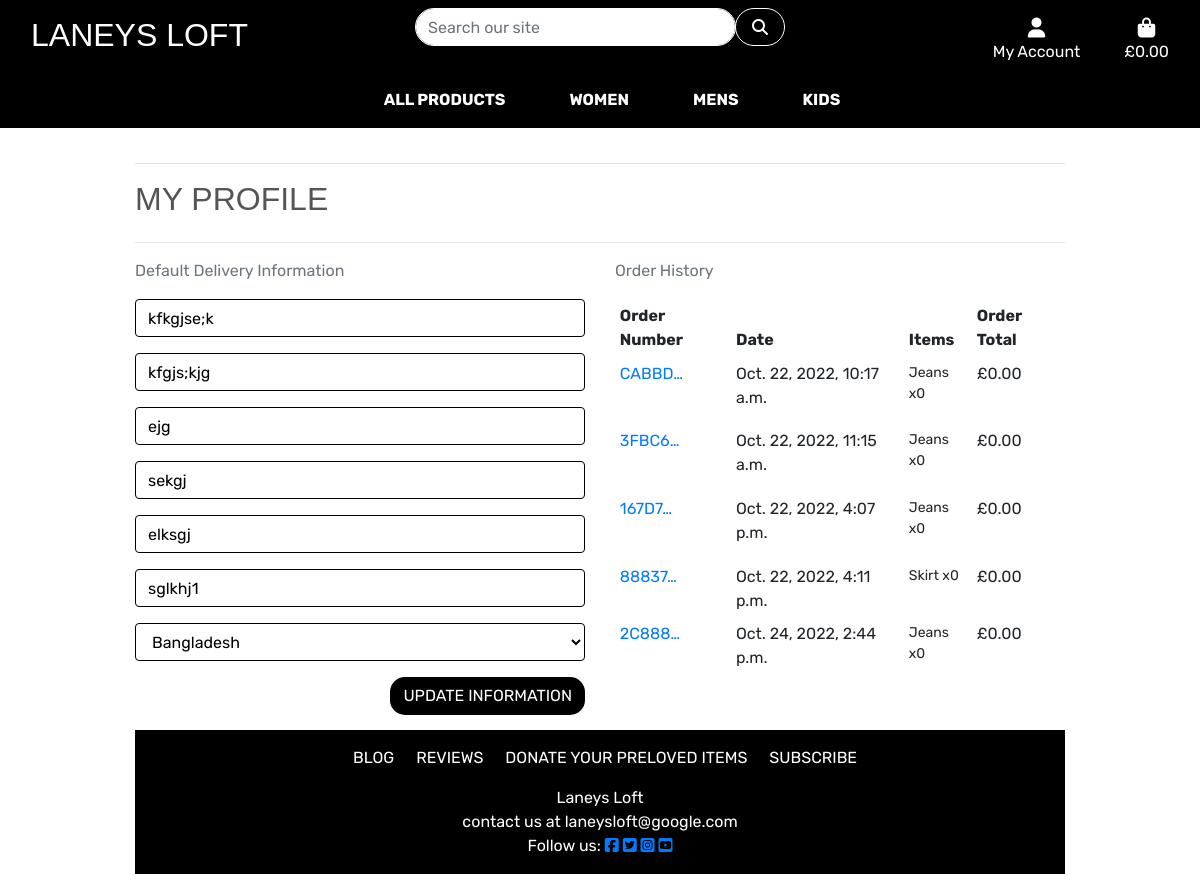
Before: /profiles/ (signed in) with the older database file.
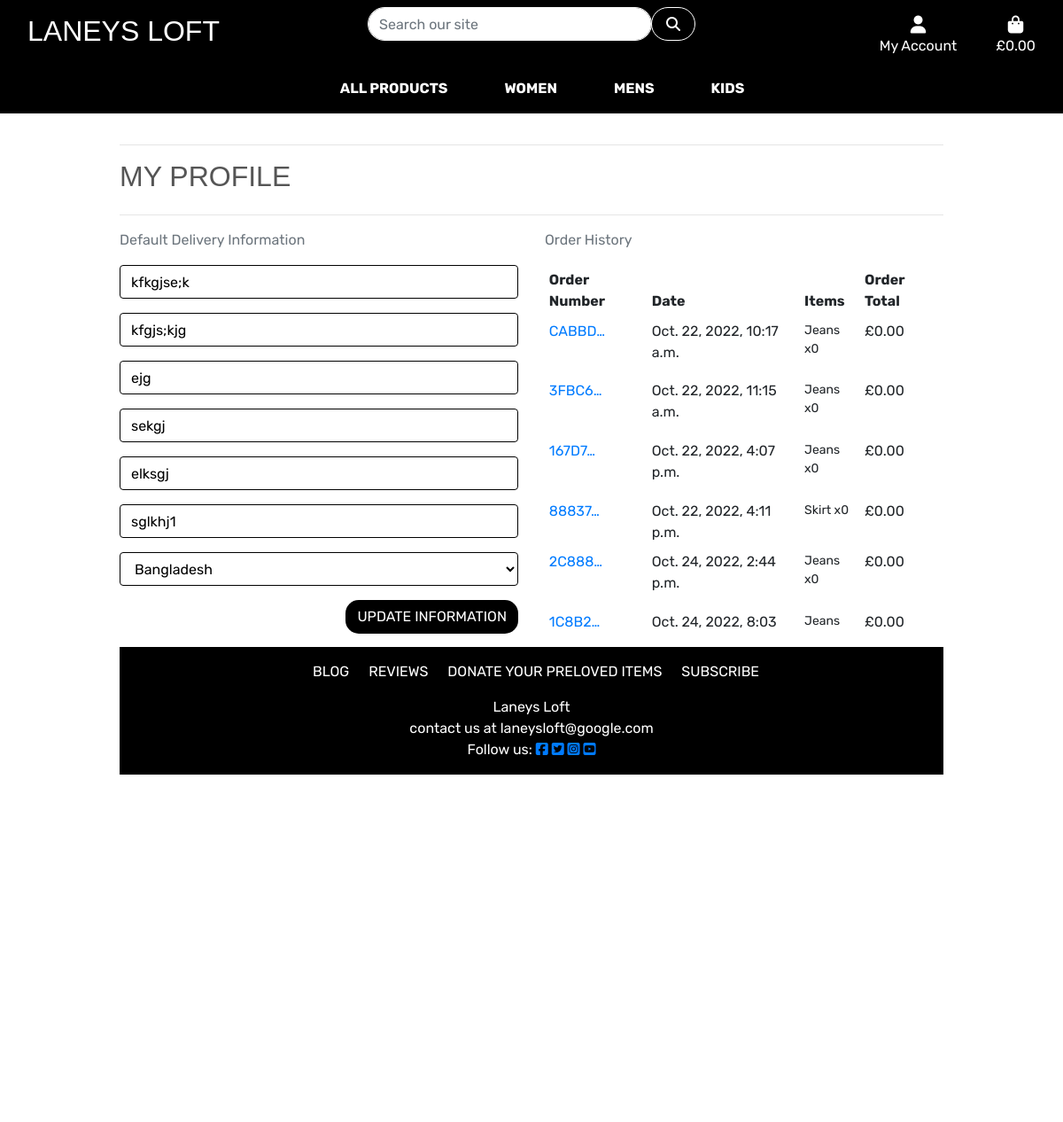
After: the same page with the newer database file.
### checkout/models.py (models this page shows, shortened)
class Order(models.Model):
    order_number = models.CharField(max_length=32, null=False, editable=False)
    user_profile = models.ForeignKey(UserProfile, on_delete=models.SET_NULL,
                                     null=True, blank=True,
                                     related_name='orders')
    full_name = models.CharField(max_length=50, null=False, blank=False)
    email = models.EmailField(max_length=254, null=False, blank=False)
    phone_number = models.CharField(max_length=20, null=False, blank=False)
    country = CountryField(blank_label='Country *', null=False, blank=False)
    postcode = models.CharField(max_length=20, null=True, blank=True)
    town_or_city = models.CharField(max_length=40, null=False, blank=False)
    street_address1 = models.CharField(max_length=80, null=False, blank=False)
    street_address2 = models.CharField(max_length=80, null=True, blank=True)
    county = models.CharField(max_length=80, null=True, blank=True)
    date = models.DateTimeField(auto_now_add=True)
    delivery_cost = models.DecimalField(
        max_digits=6, decimal_places=2, null=False, default=0)
    order_total = models.DecimalField(
        max_digits=10, decimal_places=2, null=False, default=0)
    grand_total = models.DecimalField(
        max_digits=10, decimal_places=2, null=False, default=0)

class OrderLineItem(models.Model):
    order = models.ForeignKey(
        Order,
        null=False,
        blank=False,
        on_delete=models.CASCADE,
        related_name='lineitems'
    )
    item = models.ForeignKey(
        Item, null=False, blank=False, on_delete=models.CASCADE)
    quantity = models.IntegerField(null=False, blank=False, default=1)
    lineitem_total = models.DecimalField(
        max_digits=6,
        decimal_places=2,
        null=False,
        blank=False,
        editable=False
    )

### items/models.py (models this page shows, shortened)
class Item(models.Model):
    category = models.ForeignKey(
        'Category', null=True, blank=True, on_delete=models.SET_NULL)
    sku = models.UUIDField(
        primary_key=True, default=uuid.uuid4, editable=False, max_length=2254)
    name = models.CharField(max_length=254)
    clothes_type = models.ForeignKey(
        'ClothesType', null=True, blank=True, on_delete=models.SET_NULL)
    men_women_children = models.CharField(
        max_length=200, choices=MEN_WOMEN_CHILDREN, default='na')
    size = models.ForeignKey(
        'Size', null=True, blank=True, on_delete=models.SET_NULL)
    kids_age = models.ForeignKey(
        'KidsAge', null=True, blank=True, on_delete=models.SET_NULL)
    colour = models.ForeignKey(
        'Colour', null=True, blank=True, on_delete=models.SET_NULL)
    brand_or_author = models.ForeignKey(
        'BrandOrAuthor', null=True, blank=True, on_delete=models.SET_NULL)
    description = models.TextField()
    price = models.DecimalField(max_digits=6, decimal_places=2)
    quality = models.CharField(max_length=254)
    image_url = models.URLField(max_length=1024, null=True, blank=True)
    image = models.ImageField(null=True, blank=True)
    quantity = models.IntegerField(null=True, blank=True)

### profiles/views.py (the view)
# urls.py: path('', views.profile, name='profile'),
def profile(request):
    profile = get_object_or_404(UserProfile, user=request.user)
    if request.method == 'POST':
        form = UserProfileForm(request.POST, instance=profile)
        if form.is_valid():
            form.save()
            messages.success(request, 'Profile updated successfully')
    form = UserProfileForm(instance=profile)
    orders = profile.orders.all()
    template = 'profiles/profile.html'
    context = {
        'form': form,
        'orders': orders,
        'on_profile_page': True
    }
    return render(request, template, context)

### profiles/forms.py
class UserProfileForm(forms.ModelForm):
    class Meta:
        model = UserProfile
        exclude = ('user',)
    def __init__(self, *args, **kwargs):
        super().__init__(*args, **kwargs)
        placeholders = {
            'default_phone_number': 'Phone Number',
            'default_postcode': 'Postal Code',
            'default_town_or_city': 'Town or City',
            'default_street_address1': 'Street Address 1',
            'default_street_address2': 'Street Address 2',
            'default_county': 'County',
        }
        self.fields['default_phone_number'].widget.attrs['autofocus'] = True
        for field in self.fields:
            if field != 'default_country':
                if self.fields[field].required:
                    placeholder = f'{placeholders[field]} *'
                else:
                    placeholder = placeholders[field]
                self.fields[field].widget.attrs['placeholder'] = placeholder
            self.fields[field].widget.attrs['class'] = 'border-black rounded profile-form-input'
            self.fields[field].label = False

### profiles/templates/profiles/profile.html (shortened to what this page needs)
{% extends "base.html" %}
{% load static %}
{% block extra_css %}
    <link rel="stylesheet" href="{% static 'profiles/css/profile.css' %}">
{% endblock %}
{% block page_header %}
    <div class="container header-container">
    </div>
{% endblock %}
{% block content %}
    <div class="overlay"></div>
    <div class="container">
        <div class="row">
            <div class="col">
                <hr>
                <h2 class="logo-font mb-4">My Profile</h2>
                <hr>
            </div>
        </div>
        <div class="row">
            <div class="col-12 col-lg-6">
                <p class="text-muted">Default Delivery Information</p>
                <form class="mt-3" action="{% url 'profile' %}" method="POST" id="profile-update-form">
                    {{ form|crispy }}
                    <button class="btn btn-black text-uppercase float-right">Update Information</button>
                </form>
            </div>
            <div class="col-12 col-lg-6">
                <p class="text-muted">Order History</p>
                <div class="order-history table-responsive">
                    <table class="table table-sm table-borderless">
                        <thead>
                            <tr>
                                <th>Order Number</th>
                                <th>Date</th>
                                <th>Items</th>
                                <th>Order Total</th>
                            </tr>
                        </thead>
                        <tbody>
                            {% for order in orders %}
                                <tr>
                                    <td>
                                        <a href="{% url 'order_history' order.order_number %}"
                                        title="{{ order.order_number }}">
                                            {{ order.order_number|truncatechars:6 }}
                                        </a>
                                    </td>
                                    <td>{{ order.date }}</td>
                                    <td>
                                        <ul class="list-unstyled">
                                            {% for item in order.lineitems.all %}
                                                <li class="small">
                                                    {{ item.item.name }} x{{ item.quantity }}
                                                </li>
                                            {% endfor %}
                                        </ul>
                                    </td>
                                    <td>£{{ order.grand_total }}</td>
                                </tr>
                            {% endfor %}
                        </tbody>
                    </table>
                </div>
            </div>
        </div>
{% endblock %}

Changed rows visible on the page:
added Order: order_number "1C8B2…", date "Oct. 24, 2022, 8:03…", grand_total "0.00"
added OrderLineItem: item.name "Jeans", shown under "1C8B2…"
